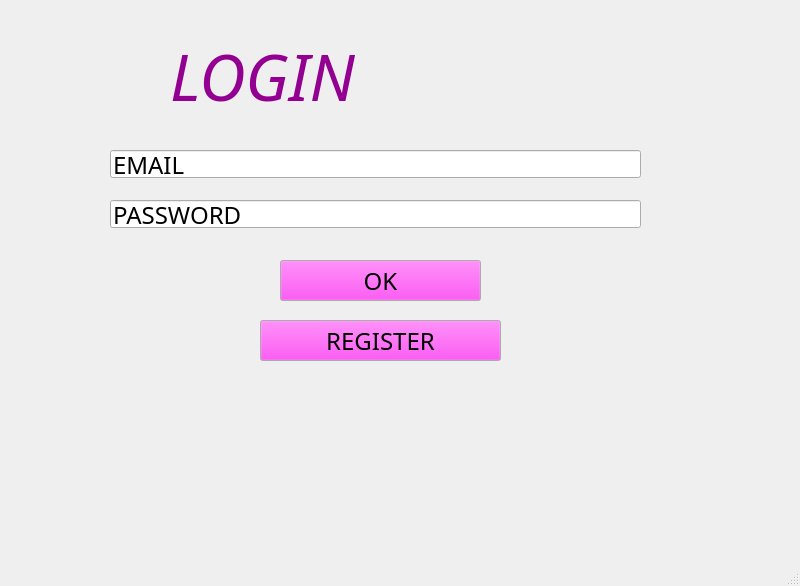
<?xml version="1.0" encoding="UTF-8"?>
<ui version="4.0">
 <class>MainWindow</class>
 <widget class="QMainWindow" name="MainWindow">
  <property name="geometry">
   <rect>
    <x>0</x>
    <y>0</y>
    <width>800</width>
    <height>586</height>
   </rect>
  </property>
  <property name="font">
   <font>
    <family>Vladimir Script</family>
    <pointsize>18</pointsize>
   </font>
  </property>
  <property name="windowTitle">
   <string>MainWindow</string>
  </property>
  <widget class="QWidget" name="centralwidget">
   <widget class="QLabel" name="chinapizza1">
    <property name="geometry">
     <rect>
      <x>370</x>
      <y>40</y>
      <width>371</width>
      <height>161</height>
     </rect>
    </property>
    <property name="text">
     <string/>
    </property>
    <property name="pixmap">
     <pixmap>../../Downloads/pizza.png</pixmap>
    </property>
    <property name="scaledContents">
     <bool>true</bool>
    </property>
   </widget>
   <widget class="QLabel" name="chinapizza2">
    <property name="geometry">
     <rect>
      <x>30</x>
      <y>190</y>
      <width>371</width>
      <height>161</height>
     </rect>
    </property>
    <property name="text">
     <string/>
    </property>
    <property name="pixmap">
     <pixmap>../../Downloads/pizza.png</pixmap>
    </property>
    <property name="scaledContents">
     <bool>true</bool>
    </property>
   </widget>
   <widget class="QLabel" name="chinapizza3">
    <property name="geometry">
     <rect>
      <x>350</x>
      <y>350</y>
      <width>371</width>
      <height>161</height>
     </rect>
    </property>
    <property name="text">
     <string/>
    </property>
    <property name="pixmap">
     <pixmap>../../Downloads/pizza.png</pixmap>
    </property>
    <property name="scaledContents">
     <bool>true</bool>
    </property>
   </widget>
   <widget class="QLabel" name="background">
    <property name="geometry">
     <rect>
      <x>-10</x>
      <y>-1</y>
      <width>811</width>
      <height>581</height>
     </rect>
    </property>
    <property name="text">
     <string/>
    </property>
    <property name="pixmap">
     <pixmap>../../Downloads/costume2.png</pixmap>
    </property>
    <property name="scaledContents">
     <bool>true</bool>
    </property>
   </widget>
   <widget class="QLabel" name="login_text">
    <property name="geometry">
     <rect>
      <x>170</x>
      <y>20</y>
      <width>431</width>
      <height>111</height>
     </rect>
    </property>
    <property name="palette">
     <palette>
      <active>
       <colorrole role="WindowText">
        <brush brushstyle="SolidPattern">
         <color alpha="255">
          <red>147</red>
          <green>0</green>
          <blue>145</blue>
         </color>
        </brush>
       </colorrole>
      </active>
      <inactive>
       <colorrole role="WindowText">
        <brush brushstyle="SolidPattern">
         <color alpha="255">
          <red>147</red>
          <green>0</green>
          <blue>145</blue>
         </color>
        </brush>
       </colorrole>
      </inactive>
      <disabled/>
     </palette>
    </property>
    <property name="font">
     <font>
      <family>Vivaldi</family>
      <pointsize>48</pointsize>
      <italic>true</italic>
     </font>
    </property>
    <property name="text">
     <string>LOGIN</string>
    </property>
   </widget>
   <widget class="QLabel" name="chineseman1">
    <property name="geometry">
     <rect>
      <x>520</x>
      <y>280</y>
      <width>281</width>
      <height>281</height>
     </rect>
    </property>
    <property name="text">
     <string/>
    </property>
    <property name="pixmap">
     <pixmap>../../Downloads/468-chinaman-thumbs-up.png</pixmap>
    </property>
    <property name="scaledContents">
     <bool>true</bool>
    </property>
   </widget>
   <widget class="QLabel" name="chineseman2">
    <property name="geometry">
     <rect>
      <x>0</x>
      <y>290</y>
      <width>281</width>
      <height>281</height>
     </rect>
    </property>
    <property name="text">
     <string/>
    </property>
    <property name="pixmap">
     <pixmap>../../Downloads/468-chinaman-thumbs-up.png</pixmap>
    </property>
    <property name="scaledContents">
     <bool>true</bool>
    </property>
   </widget>
   <widget class="QLineEdit" name="email">
    <property name="geometry">
     <rect>
      <x>110</x>
      <y>150</y>
      <width>531</width>
      <height>28</height>
     </rect>
    </property>
    <property name="palette">
     <palette>
      <active>
       <colorrole role="WindowText">
        <brush brushstyle="SolidPattern">
         <color alpha="255">
          <red>214</red>
          <green>172</green>
          <blue>73</blue>
         </color>
        </brush>
       </colorrole>
      </active>
      <inactive>
       <colorrole role="WindowText">
        <brush brushstyle="SolidPattern">
         <color alpha="255">
          <red>214</red>
          <green>172</green>
          <blue>73</blue>
         </color>
        </brush>
       </colorrole>
      </inactive>
      <disabled/>
     </palette>
    </property>
    <property name="text">
     <string>EMAIL</string>
    </property>
   </widget>
   <widget class="QLineEdit" name="password">
    <property name="geometry">
     <rect>
      <x>110</x>
      <y>200</y>
      <width>531</width>
      <height>28</height>
     </rect>
    </property>
    <property name="palette">
     <palette>
      <active>
       <colorrole role="WindowText">
        <brush brushstyle="SolidPattern">
         <color alpha="255">
          <red>214</red>
          <green>172</green>
          <blue>73</blue>
         </color>
        </brush>
       </colorrole>
      </active>
      <inactive>
       <colorrole role="WindowText">
        <brush brushstyle="SolidPattern">
         <color alpha="255">
          <red>214</red>
          <green>172</green>
          <blue>73</blue>
         </color>
        </brush>
       </colorrole>
      </inactive>
      <disabled/>
     </palette>
    </property>
    <property name="text">
     <string>PASSWORD</string>
    </property>
   </widget>
   <widget class="QPushButton" name="ok">
    <property name="geometry">
     <rect>
      <x>280</x>
      <y>260</y>
      <width>201</width>
      <height>41</height>
     </rect>
    </property>
    <property name="palette">
     <palette>
      <active>
       <colorrole role="Button">
        <brush brushstyle="SolidPattern">
         <color alpha="255">
          <red>240</red>
          <green>40</green>
          <blue>230</blue>
         </color>
        </brush>
       </colorrole>
      </active>
      <inactive>
       <colorrole role="Button">
        <brush brushstyle="SolidPattern">
         <color alpha="255">
          <red>240</red>
          <green>40</green>
          <blue>230</blue>
         </color>
        </brush>
       </colorrole>
      </inactive>
      <disabled>
       <colorrole role="Button">
        <brush brushstyle="SolidPattern">
         <color alpha="255">
          <red>240</red>
          <green>40</green>
          <blue>230</blue>
         </color>
        </brush>
       </colorrole>
      </disabled>
     </palette>
    </property>
    <property name="text">
     <string>OK</string>
    </property>
   </widget>
   <widget class="QLabel" name="ZHONG_XINA">
    <property name="geometry">
     <rect>
      <x>220</x>
      <y>380</y>
      <width>301</width>
      <height>171</height>
     </rect>
    </property>
    <property name="text">
     <string/>
    </property>
    <property name="pixmap">
     <pixmap>../../Downloads/0uw29o9qzuna1.png</pixmap>
    </property>
    <property name="scaledContents">
     <bool>true</bool>
    </property>
   </widget>
   <widget class="QLabel" name="xi_jinpeng1">
    <property name="geometry">
     <rect>
      <x>0</x>
      <y>0</y>
      <width>231</width>
      <height>151</height>
     </rect>
    </property>
    <property name="text">
     <string/>
    </property>
    <property name="pixmap">
     <pixmap>../../Downloads/Winnie_the_Pooh_Vector.png</pixmap>
    </property>
    <property name="scaledContents">
     <bool>true</bool>
    </property>
   </widget>
   <widget class="QLabel" name="xi_jinpeng2">
    <property name="geometry">
     <rect>
      <x>530</x>
      <y>0</y>
      <width>231</width>
      <height>151</height>
     </rect>
    </property>
    <property name="text">
     <string/>
    </property>
    <property name="pixmap">
     <pixmap>../../Downloads/Winnie_the_Pooh_Vector.png</pixmap>
    </property>
    <property name="scaledContents">
     <bool>true</bool>
    </property>
   </widget>
   <widget class="QLabel" name="noodle">
    <property name="geometry">
     <rect>
      <x>450</x>
      <y>430</y>
      <width>151</width>
      <height>131</height>
     </rect>
    </property>
    <property name="text">
     <string/>
    </property>
    <property name="pixmap">
     <pixmap>../../Downloads/pngtree-chinese-noodles-noodles-food-food-png-image_3793700.png</pixmap>
    </property>
    <property name="scaledContents">
     <bool>true</bool>
    </property>
   </widget>
   <widget class="QPushButton" name="ok_2">
    <property name="geometry">
     <rect>
      <x>260</x>
      <y>320</y>
      <width>241</width>
      <height>41</height>
     </rect>
    </property>
    <property name="palette">
     <palette>
      <active>
       <colorrole role="Button">
        <brush brushstyle="SolidPattern">
         <color alpha="255">
          <red>240</red>
          <green>40</green>
          <blue>230</blue>
         </color>
        </brush>
       </colorrole>
      </active>
      <inactive>
       <colorrole role="Button">
        <brush brushstyle="SolidPattern">
         <color alpha="255">
          <red>240</red>
          <green>40</green>
          <blue>230</blue>
         </color>
        </brush>
       </colorrole>
      </inactive>
      <disabled>
       <colorrole role="Button">
        <brush brushstyle="SolidPattern">
         <color alpha="255">
          <red>240</red>
          <green>40</green>
          <blue>230</blue>
         </color>
        </brush>
       </colorrole>
      </disabled>
     </palette>
    </property>
    <property name="text">
     <string>REGISTER</string>
    </property>
   </widget>
   <zorder>background</zorder>
   <zorder>chinapizza1</zorder>
   <zorder>chinapizza2</zorder>
   <zorder>chinapizza3</zorder>
   <zorder>login_text</zorder>
   <zorder>email</zorder>
   <zorder>password</zorder>
   <zorder>ok</zorder>
   <zorder>xi_jinpeng1</zorder>
   <zorder>xi_jinpeng2</zorder>
   <zorder>noodle</zorder>
   <zorder>chineseman1</zorder>
   <zorder>ZHONG_XINA</zorder>
   <zorder>chineseman2</zorder>
   <zorder>ok_2</zorder>
  </widget>
  <widget class="QStatusBar" name="statusbar"/>
 </widget>
 <resources/>
 <connections/>
</ui>
